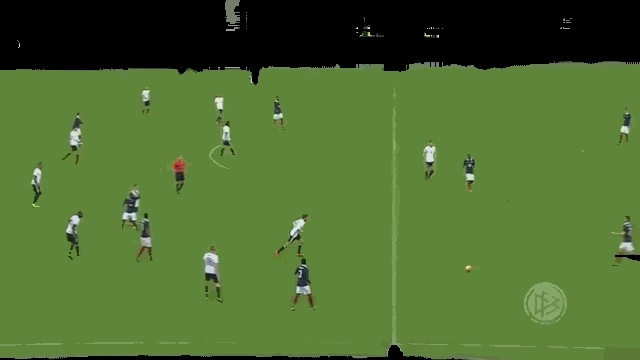
#> input picture ball-tracking/result8.jpg, 640 x 360 px
$ python detector.py   (Python 2 division)   (older library calls are emulated)
#> lines starting #> are read from the running program, lines starting #| are printed output that depends on the picture; after the words box and inside, x2 and y2 are one past the last pixel; in counts of white or black regions, pixels touching at a corner belong together
import cv2
import numpy as np
from matplotlib import pyplot as plt

def auto_canny(image, sigma=0.33):
	# compute the median of the single channel pixel intensities
	v = np.median(image)
 	print v
	# apply automatic Canny edge detection using the computed median
	lower = int(max(0, (1.0 - sigma) * v))
	upper = int(min(255, (1.0 + sigma) * v))
	edged = cv2.Canny(image, lower, upper)

	# return the edged image
	return edged

def fun(I):
	n = len(I);
	m = len(I[0]);
	for i in range(2,n-2):
		for j in range(2,m-2):
				a=i-1
				b=i+1
				c=j-1
				d=j+1
				acc=0
				for o in range(a,b):
					for q in range(c,d):
						if I[o][q]:
							acc+=1
							# print (i,j)
				print (acc)
				if(acc>=2):
					# if I[i][j] and I[i-1][j] and I[i-1][j-1] and I[i][j-1] :
						print(i,j)


frame = cv2.imread('result8.jpg')
#> frame is the input picture: shape (360, 640, 3); mean B, G, R 49, 107.3, 77.8

gray_frame = cv2.cvtColor(frame, cv2.COLOR_BGR2GRAY)
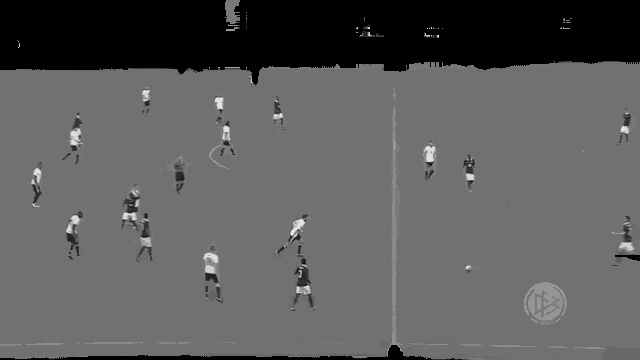
#> gray_frame: shape (360, 640); min 0, max 241, mean 91.7
# edges_frame = cv2.Laplacian(gray_frame, cv2.CV_64F)
edges_frame = cv2.Canny(gray_frame,255,250,apertureSize = 3)
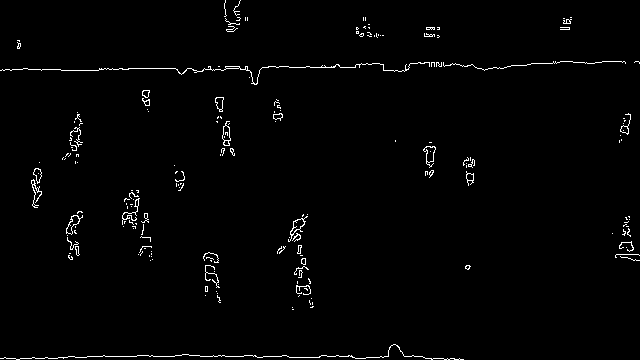
#> edges_frame: shape (360, 640); 1.5% white in thin lines or dots
# edges_frame = auto_canny(gray_frame)
kernel = np.ones((11,11),np.uint8)
dilation = cv2.dilate(edges_frame,kernel,iterations = 1)
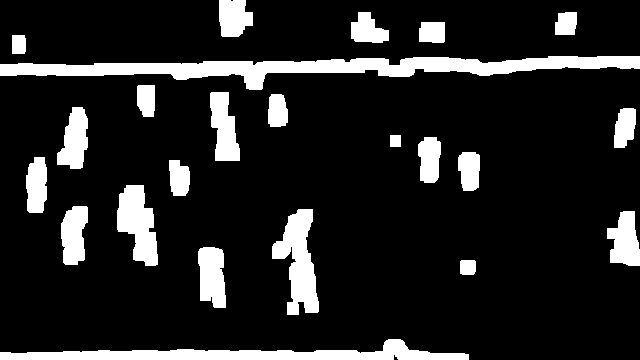
#> dilation: shape (360, 640); 14.3% white; 23 white regions, largest, box (x1, y1, x2, y2) and area: (0, 56, 640, 90) 8526, (0, 339, 469, 360) 4467, (272, 209, 319, 315) 2710
cv2.imwrite("d2.jpg", dilation)

erosion = cv2.erode(dilation,kernel,iterations = 1)
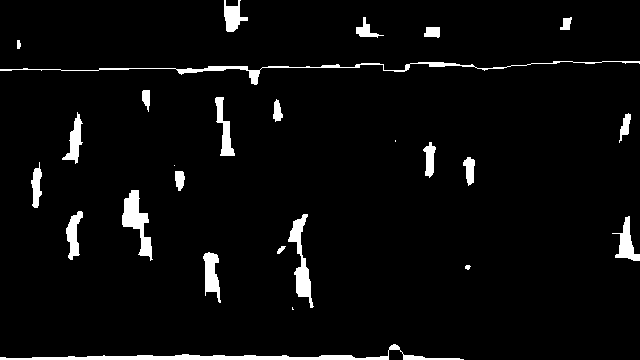
#> erosion: shape (360, 640); 4.2% white; 26 white regions (3 under 20 px), largest, box (x1, y1, x2, y2) and area: (0, 344, 464, 360) 1727, (0, 61, 640, 85) 1331, (122, 190, 153, 261) 924
print (erosion)
#> (printed output is left out)
# fun(erosion/255)
# Set up the detector with default parameters.
# detector = cv2.SimpleBlobDetector()
circles = cv2.HoughCircles(erosion, cv2.cv.CV_HOUGH_GRADIENT, 1, 10,
              param1=30,
              param2=10,
              minRadius=0,
              maxRadius=0)
#> circles = 816 rows, first 8: [430.5, 288.5, 227.3], [293.5, 184.5, 172], [433.5, 260.5, 199.5], [435.5, 208.5, 147.8], [528.5, 284.5, 220.8], [304.5, 189.5, 166.5], [230.5, 229.5, 164.7], [430.5, 248.5, 187.5]

print circles
#> (printed output is left out)
circles = np.uint16(np.around(circles))
#> circles = 816 rows, first 8: [430, 288, 227], [294, 184, 172], [434, 260, 200], [436, 208, 148], [528, 284, 221], [304, 190, 166], [230, 230, 165], [430, 248, 188]
for i in circles[0,:]:
    cv2.circle(frame,(i[0],i[1]),i[2],(0,255,0),2)
    cv2.circle(frame,(i[0],i[1]),2,(0,0,255),3)
#> this loop made 816 passes
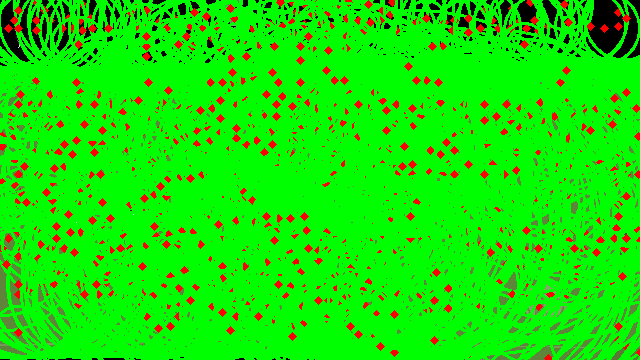
#> frame: shape (360, 640, 3); mean B, G, R 2.2, 225.1, 20

cv2.imshow('circles', frame)
# [20 lines of commented-out code are left out]

cv2.waitKey(0)

$ run again, with ball-tracking/result3.jpg copied over ball-tracking/result8.jpg
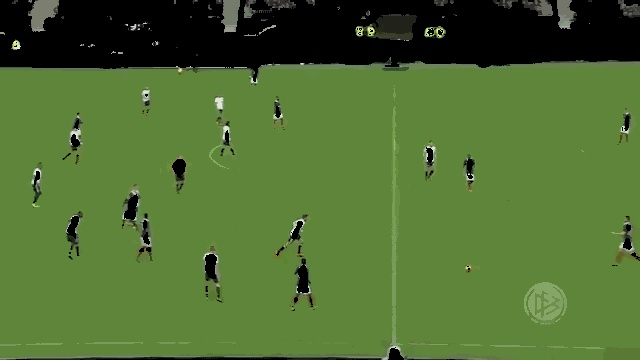
#> input picture ball-tracking/result3.jpg, 640 x 360 px
#> frame is the input picture: shape (360, 640, 3); mean B, G, R 50, 108.8, 79.1
#> `edges_frame = cv2.Canny(gray_frame,255,250,apertureSize = 3)`:
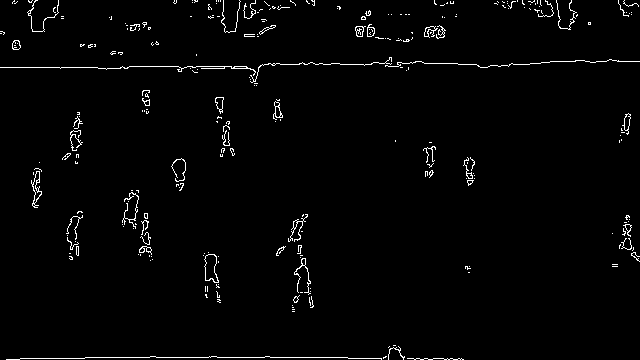
#> edges_frame: shape (360, 640); 1.9% white in thin lines or dots
#> dilation: shape (360, 640); 18.6% white; 35 white regions, largest, box (x1, y1, x2, y2) and area: (0, 49, 640, 91) 8486, (1, 340, 469, 360) 3883, (187, 0, 320, 42) 3217
#> erosion: shape (360, 640); 5.5% white; 39 white regions (9 under 20 px), largest, box (x1, y1, x2, y2) and area: (192, 0, 315, 37) 1451, (0, 54, 640, 86) 1306, (6, 345, 464, 360) 1288
#> (printed output is left out)
#> `circles = cv2.HoughCircles(erosion, cv2.cv.CV_HOUGH_GRADIENT, 1, 10, p..`: circles = 1009 rows, first 8: [182.5, 210.5, 145.9], [233.5, 210.5, 145.9], [299.5, 181.5, 174.7], [254.5, 175.5, 180.8], [427.5, 209.5, 147.9], [69.5, 292.5, 226.6], [445.5, 246.5, 184.8], [362.5, 140.5, 216.7]
#> (printed output is left out)
#> `circles = np.uint16(np.around(circles))`: circles = 1009 rows, first 8: [182, 210, 146], [234, 210, 146], [300, 182, 175], [254, 176, 181], [428, 210, 148], [70, 292, 227], [446, 246, 185], [362, 140, 217]
#> the loop `for i in circles[0,:]:` made 1009 passes
#> after the loop `for i in circles[0,:]:`:
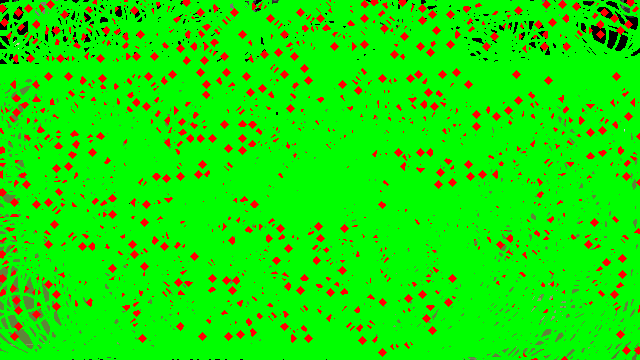
#> frame: shape (360, 640, 3); mean B, G, R 1.2, 230.7, 20.8
